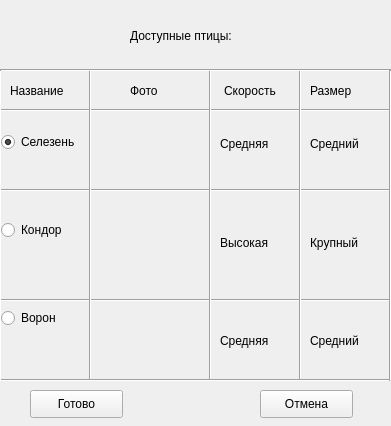
<?xml version="1.0" encoding="UTF-8"?>
<ui version="4.0">
 <class>SpeedPicker_Astrakhantcev</class>
 <widget class="QWidget" name="SpeedPicker_Astrakhantcev">
  <property name="windowModality">
   <enum>Qt::NonModal</enum>
  </property>
  <property name="geometry">
   <rect>
    <x>0</x>
    <y>0</y>
    <width>391</width>
    <height>426</height>
   </rect>
  </property>
  <property name="windowTitle">
   <string>Выберите своего бойца!</string>
  </property>
  <widget class="QLabel" name="label_2">
   <property name="geometry">
    <rect>
     <x>130</x>
     <y>20</y>
     <width>121</width>
     <height>31</height>
    </rect>
   </property>
   <property name="text">
    <string>Доступные птицы:</string>
   </property>
  </widget>
  <widget class="QLabel" name="label">
   <property name="geometry">
    <rect>
     <x>100</x>
     <y>110</y>
     <width>100</width>
     <height>70</height>
    </rect>
   </property>
   <property name="frameShape">
    <enum>QFrame::NoFrame</enum>
   </property>
   <property name="text">
    <string/>
   </property>
   <property name="pixmap">
    <pixmap resource="r.qrc">:/goose.png</pixmap>
   </property>
   <property name="scaledContents">
    <bool>true</bool>
   </property>
  </widget>
  <widget class="QLabel" name="label_3">
   <property name="geometry">
    <rect>
     <x>100</x>
     <y>200</y>
     <width>100</width>
     <height>90</height>
    </rect>
   </property>
   <property name="frameShape">
    <enum>QFrame::NoFrame</enum>
   </property>
   <property name="text">
    <string/>
   </property>
   <property name="pixmap">
    <pixmap resource="r.qrc">:/condor.png</pixmap>
   </property>
   <property name="scaledContents">
    <bool>true</bool>
   </property>
  </widget>
  <widget class="QLabel" name="label_4">
   <property name="geometry">
    <rect>
     <x>100</x>
     <y>300</y>
     <width>100</width>
     <height>70</height>
    </rect>
   </property>
   <property name="frameShape">
    <enum>QFrame::NoFrame</enum>
   </property>
   <property name="text">
    <string/>
   </property>
   <property name="pixmap">
    <pixmap resource="r.qrc">:/voron.png</pixmap>
   </property>
   <property name="scaledContents">
    <bool>true</bool>
   </property>
  </widget>
  <widget class="QRadioButton" name="radioButton">
   <property name="geometry">
    <rect>
     <x>1</x>
     <y>132</y>
     <width>83</width>
     <height>20</height>
    </rect>
   </property>
   <property name="text">
    <string>Селезень</string>
   </property>
   <property name="checked">
    <bool>true</bool>
   </property>
  </widget>
  <widget class="QRadioButton" name="radioButton_2">
   <property name="geometry">
    <rect>
     <x>1</x>
     <y>220</y>
     <width>69</width>
     <height>20</height>
    </rect>
   </property>
   <property name="text">
    <string>Кондор</string>
   </property>
  </widget>
  <widget class="QRadioButton" name="radioButton_3">
   <property name="geometry">
    <rect>
     <x>1</x>
     <y>308</y>
     <width>62</width>
     <height>20</height>
    </rect>
   </property>
   <property name="text">
    <string>Ворон</string>
   </property>
  </widget>
  <widget class="Line" name="line">
   <property name="geometry">
    <rect>
     <x>0</x>
     <y>100</y>
     <width>391</width>
     <height>20</height>
    </rect>
   </property>
   <property name="orientation">
    <enum>Qt::Horizontal</enum>
   </property>
  </widget>
  <widget class="Line" name="line_2">
   <property name="geometry">
    <rect>
     <x>0</x>
     <y>180</y>
     <width>391</width>
     <height>20</height>
    </rect>
   </property>
   <property name="orientation">
    <enum>Qt::Horizontal</enum>
   </property>
  </widget>
  <widget class="Line" name="line_3">
   <property name="geometry">
    <rect>
     <x>0</x>
     <y>290</y>
     <width>391</width>
     <height>20</height>
    </rect>
   </property>
   <property name="orientation">
    <enum>Qt::Horizontal</enum>
   </property>
  </widget>
  <widget class="Line" name="line_4">
   <property name="geometry">
    <rect>
     <x>80</x>
     <y>70</y>
     <width>20</width>
     <height>311</height>
    </rect>
   </property>
   <property name="orientation">
    <enum>Qt::Vertical</enum>
   </property>
  </widget>
  <widget class="Line" name="line_5">
   <property name="geometry">
    <rect>
     <x>200</x>
     <y>70</y>
     <width>20</width>
     <height>311</height>
    </rect>
   </property>
   <property name="orientation">
    <enum>Qt::Vertical</enum>
   </property>
  </widget>
  <widget class="Line" name="line_6">
   <property name="geometry">
    <rect>
     <x>290</x>
     <y>70</y>
     <width>20</width>
     <height>311</height>
    </rect>
   </property>
   <property name="orientation">
    <enum>Qt::Vertical</enum>
   </property>
  </widget>
  <widget class="QLabel" name="label_5">
   <property name="geometry">
    <rect>
     <x>224</x>
     <y>80</y>
     <width>71</width>
     <height>21</height>
    </rect>
   </property>
   <property name="text">
    <string>Скорость</string>
   </property>
  </widget>
  <widget class="QLabel" name="label_6">
   <property name="geometry">
    <rect>
     <x>310</x>
     <y>80</y>
     <width>61</width>
     <height>21</height>
    </rect>
   </property>
   <property name="text">
    <string>Размер</string>
   </property>
  </widget>
  <widget class="QLabel" name="label_7">
   <property name="geometry">
    <rect>
     <x>220</x>
     <y>133</y>
     <width>71</width>
     <height>21</height>
    </rect>
   </property>
   <property name="text">
    <string>Средняя</string>
   </property>
  </widget>
  <widget class="QLabel" name="label_8">
   <property name="geometry">
    <rect>
     <x>220</x>
     <y>232</y>
     <width>71</width>
     <height>21</height>
    </rect>
   </property>
   <property name="text">
    <string>Высокая</string>
   </property>
  </widget>
  <widget class="QLabel" name="label_9">
   <property name="geometry">
    <rect>
     <x>220</x>
     <y>330</y>
     <width>71</width>
     <height>21</height>
    </rect>
   </property>
   <property name="text">
    <string>Средняя</string>
   </property>
  </widget>
  <widget class="QLabel" name="label_10">
   <property name="geometry">
    <rect>
     <x>310</x>
     <y>133</y>
     <width>71</width>
     <height>21</height>
    </rect>
   </property>
   <property name="text">
    <string>Средний</string>
   </property>
  </widget>
  <widget class="QLabel" name="label_11">
   <property name="geometry">
    <rect>
     <x>310</x>
     <y>232</y>
     <width>71</width>
     <height>21</height>
    </rect>
   </property>
   <property name="text">
    <string>Крупный</string>
   </property>
  </widget>
  <widget class="QLabel" name="label_12">
   <property name="geometry">
    <rect>
     <x>310</x>
     <y>330</y>
     <width>71</width>
     <height>21</height>
    </rect>
   </property>
   <property name="text">
    <string>Средний</string>
   </property>
  </widget>
  <widget class="QLabel" name="label_13">
   <property name="geometry">
    <rect>
     <x>130</x>
     <y>80</y>
     <width>51</width>
     <height>21</height>
    </rect>
   </property>
   <property name="text">
    <string>Фото</string>
   </property>
  </widget>
  <widget class="QLabel" name="label_14">
   <property name="geometry">
    <rect>
     <x>10</x>
     <y>80</y>
     <width>71</width>
     <height>21</height>
    </rect>
   </property>
   <property name="text">
    <string>Название</string>
   </property>
  </widget>
  <widget class="Line" name="line_7">
   <property name="geometry">
    <rect>
     <x>0</x>
     <y>60</y>
     <width>391</width>
     <height>20</height>
    </rect>
   </property>
   <property name="orientation">
    <enum>Qt::Horizontal</enum>
   </property>
  </widget>
  <widget class="Line" name="line_8">
   <property name="geometry">
    <rect>
     <x>0</x>
     <y>370</y>
     <width>391</width>
     <height>20</height>
    </rect>
   </property>
   <property name="orientation">
    <enum>Qt::Horizontal</enum>
   </property>
  </widget>
  <widget class="QPushButton" name="pushButton">
   <property name="geometry">
    <rect>
     <x>30</x>
     <y>390</y>
     <width>93</width>
     <height>28</height>
    </rect>
   </property>
   <property name="text">
    <string>Готово</string>
   </property>
  </widget>
  <widget class="QPushButton" name="pushButton_2">
   <property name="geometry">
    <rect>
     <x>260</x>
     <y>390</y>
     <width>93</width>
     <height>28</height>
    </rect>
   </property>
   <property name="text">
    <string>Отмена</string>
   </property>
  </widget>
  <widget class="Line" name="line_9">
   <property name="geometry">
    <rect>
     <x>380</x>
     <y>70</y>
     <width>20</width>
     <height>311</height>
    </rect>
   </property>
   <property name="orientation">
    <enum>Qt::Vertical</enum>
   </property>
  </widget>
  <widget class="Line" name="line_10">
   <property name="geometry">
    <rect>
     <x>-10</x>
     <y>70</y>
     <width>20</width>
     <height>311</height>
    </rect>
   </property>
   <property name="orientation">
    <enum>Qt::Vertical</enum>
   </property>
  </widget>
 </widget>
 <resources>
  <include location="r.qrc"/>
 </resources>
 <connections/>
</ui>
